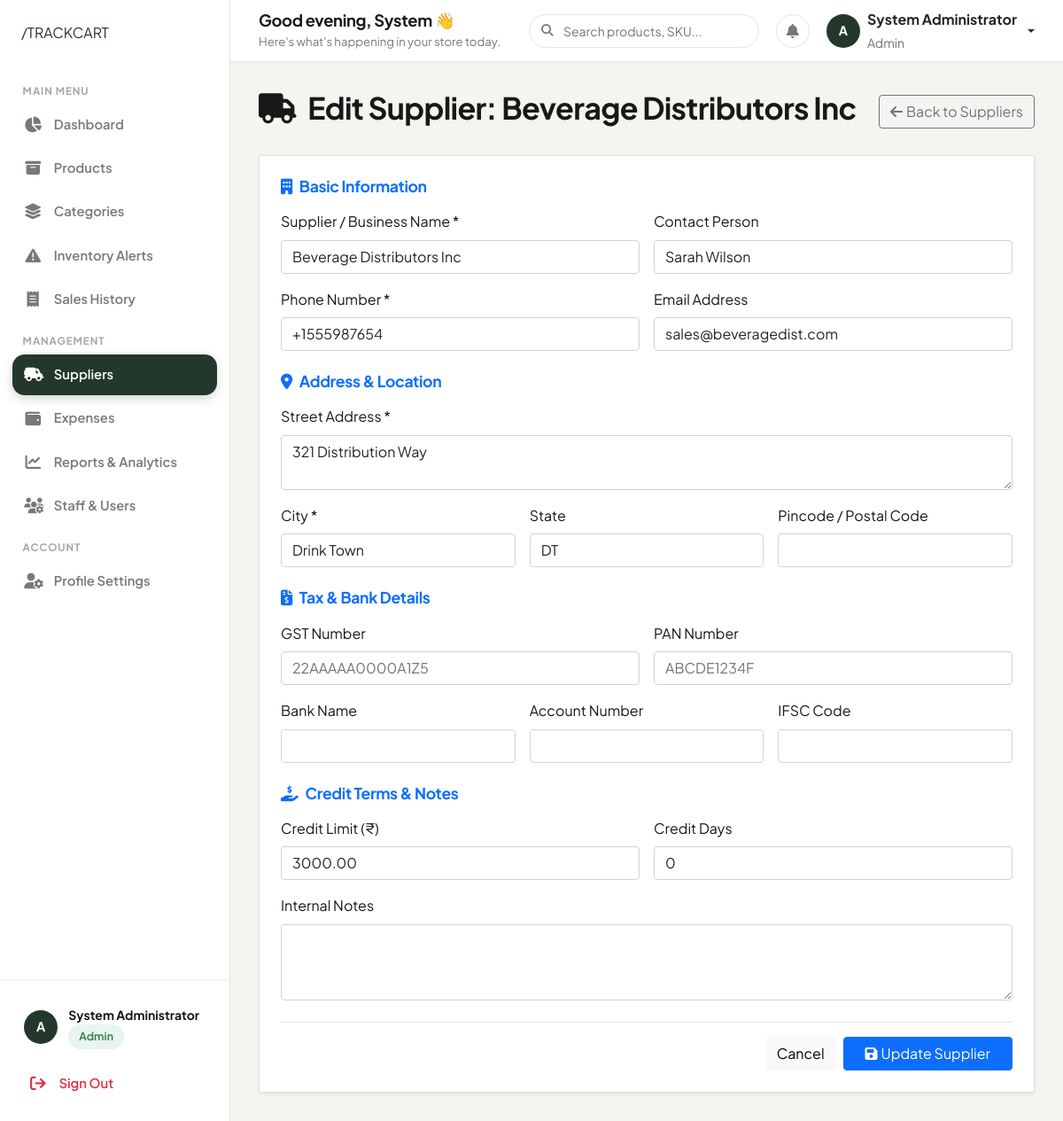
/suppliers/2/edit/ (signed in), run on the app's committed database.
### authentication/models.py (models this page shows, shortened)
class UserProfile(models.Model):
    ROLE_CHOICES = [
        ('admin', 'Admin'),
        ('staff', 'Staff'),
    ]
    user = models.OneToOneField(User, on_delete=models.CASCADE)
    role = models.CharField(max_length=10, choices=ROLE_CHOICES, default='staff')
    phone = models.CharField(max_length=15, blank=True, null=True)
    address = models.TextField(blank=True, null=True)
    created_at = models.DateTimeField(auto_now_add=True)
    updated_at = models.DateTimeField(auto_now=True)
    @property
    def is_admin(self):
        return self.role == 'admin'

### suppliers/models.py (models this page shows, shortened)
class Supplier(models.Model):
    name = models.CharField(max_length=200)
    contact_person = models.CharField(max_length=100, blank=True, null=True)
    phone_regex = RegexValidator(regex=r'^\+?1?\d{9,15}$', message="Phone number must be entered in the format: '+999999999'. Up to 15 digits allowed.")
    phone = models.CharField(validators=[phone_regex], max_length=17)
    email = models.EmailField(blank=True, null=True)
    address = models.TextField()
    city = models.CharField(max_length=100)
    state = models.CharField(max_length=100, blank=True, null=True)
    pincode = models.CharField(max_length=10, blank=True, null=True)
    gst_number = models.CharField(max_length=15, blank=True, null=True, help_text="GST Registration Number")
    pan_number = models.CharField(max_length=10, blank=True, null=True, help_text="PAN Number")
    bank_name = models.CharField(max_length=100, blank=True, null=True)
    account_number = models.CharField(max_length=20, blank=True, null=True)
    ifsc_code = models.CharField(max_length=11, blank=True, null=True)
    credit_limit = models.DecimalField(max_digits=10, decimal_places=2, default=0, help_text="Credit limit for this supplier")
    credit_days = models.IntegerField(default=0, help_text="Credit payment days")
    notes = models.TextField(blank=True, null=True)
    is_active = models.BooleanField(default=True)
    created_by = models.ForeignKey(User, on_delete=models.PROTECT)
    created_at = models.DateTimeField(auto_now_add=True)
    updated_at = models.DateTimeField(auto_now=True)
    class Meta:
        ordering = ['name']

### suppliers/views.py (the view, shortened to what this page needs)
# urls.py: path('<int:supplier_id>/edit/', views.supplier_edit, name='supplier_edit'),
@login_required
@user_passes_test(is_admin)
def supplier_edit(request, supplier_id):
    supplier = get_object_or_404(Supplier, id=supplier_id)
    return render(request, 'suppliers/supplier_form.html', {'supplier': supplier})

### templates/suppliers/supplier_form.html (shortened to what this page needs)
{% extends 'base.html' %}
{% block content %}
<div class="d-flex justify-content-between align-items-center mb-4">
    <h2>
        <i class="fas fa-truck me-2"></i>
        {% if supplier %}Edit Supplier: {{ supplier.name }}{% else %}Add New Supplier{% endif %}
    </h2>
    <a href="{% url 'suppliers:supplier_list' %}" class="btn btn-outline-secondary">
        <i class="fas fa-arrow-left me-1"></i>Back to Suppliers
    </a>
</div>
<div class="card shadow-sm">
    <div class="card-body p-4">
        <form method="post">
            <h5 class="text-primary mb-3"><i class="fas fa-building me-2"></i>Basic Information</h5>
            <div class="row g-3 mb-4">
                <div class="col-md-6">
                    <label for="name" class="form-label">Supplier / Business Name *</label>
                    <input type="text" class="form-control" id="name" name="name" value="{{ supplier.name|default:'' }}" required>
                </div>
                <div class="col-md-6">
                    <label for="contact_person" class="form-label">Contact Person</label>
                    <input type="text" class="form-control" id="contact_person" name="contact_person" value="{{ supplier.contact_person|default:'' }}">
                </div>
                <div class="col-md-6">
                    <label for="phone" class="form-label">Phone Number *</label>
                    <input type="text" class="form-control" id="phone" name="phone" value="{{ supplier.phone|default:'' }}" required placeholder="+919876543210">
                </div>
                <div class="col-md-6">
                    <label for="email" class="form-label">Email Address</label>
                    <input type="email" class="form-control" id="email" name="email" value="{{ supplier.email|default:'' }}">
                </div>
            </div>
            <h5 class="text-primary mb-3"><i class="fas fa-map-marker-alt me-2"></i>Address & Location</h5>
            <div class="row g-3 mb-4">
                <div class="col-12">
                    <label for="address" class="form-label">Street Address *</label>
                    <textarea class="form-control" id="address" name="address" rows="2" required>{{ supplier.address|default:'' }}</textarea>
                </div>
                <div class="col-md-4">
                    <label for="city" class="form-label">City *</label>
                    <input type="text" class="form-control" id="city" name="city" value="{{ supplier.city|default:'' }}" required>
                </div>
                <div class="col-md-4">
                    <label for="state" class="form-label">State</label>
                    <input type="text" class="form-control" id="state" name="state" value="{{ supplier.state|default:'' }}">
                </div>
                <div class="col-md-4">
                    <label for="pincode" class="form-label">Pincode / Postal Code</label>
                    <input type="text" class="form-control" id="pincode" name="pincode" value="{{ supplier.pincode|default:'' }}">
                </div>
            </div>
            <h5 class="text-primary mb-3"><i class="fas fa-file-invoice-dollar me-2"></i>Tax & Bank Details</h5>
            <div class="row g-3 mb-4">
                <div class="col-md-6">
                    <label for="gst_number" class="form-label">GST Number</label>
                    <input type="text" class="form-control" id="gst_number" name="gst_number" value="{{ supplier.gst_number|default:'' }}" placeholder="22AAAAA0000A1Z5">
                </div>
                <div class="col-md-6">
                    <label for="pan_number" class="form-label">PAN Number</label>
                    <input type="text" class="form-control" id="pan_number" name="pan_number" value="{{ supplier.pan_number|default:'' }}" placeholder="ABCDE1234F">
                </div>
                <div class="col-md-4">
                    <label for="bank_name" class="form-label">Bank Name</label>
                    <input type="text" class="form-control" id="bank_name" name="bank_name" value="{{ supplier.bank_name|default:'' }}">
                </div>
                <div class="col-md-4">
                    <label for="account_number" class="form-label">Account Number</label>
                    <input type="text" class="form-control" id="account_number" name="account_number" value="{{ supplier.account_number|default:'' }}">
                </div>
                <div class="col-md-4">
                    <label for="ifsc_code" class="form-label">IFSC Code</label>
                    <input type="text" class="form-control" id="ifsc_code" name="ifsc_code" value="{{ supplier.ifsc_code|default:'' }}">
                </div>
            </div>
            <h5 class="text-primary mb-3"><i class="fas fa-hand-holding-usd me-2"></i>Credit Terms & Notes</h5>
            <div class="row g-3 mb-4">
                <div class="col-md-6">
                    <label for="credit_limit" class="form-label">Credit Limit (₹)</label>
                    <input type="number" step="0.01" class="form-control" id="credit_limit" name="credit_limit" value="{{ supplier.credit_limit|default:'0.00' }}">
                </div>
                <div class="col-md-6">
                    <label for="credit_days" class="form-label">Credit Days</label>
                    <input type="number" class="form-control" id="credit_days" name="credit_days" value="{{ supplier.credit_days|default:'0' }}">
                </div>
                <div class="col-12">
                    <label for="notes" class="form-label">Internal Notes</label>
                    <textarea class="form-control" id="notes" name="notes" rows="3">{{ supplier.notes|default:'' }}</textarea>
                </div>
            </div>
            <div class="d-flex justify-content-end gap-2 pt-3 border-top">
                <a href="{% url 'suppliers:supplier_list' %}" class="btn btn-light">Cancel</a>
                <button type="submit" class="btn btn-primary px-4">
                    <i class="fas fa-save me-1"></i>{% if supplier %}Update Supplier{% else %}Save Supplier{% endif %}
                </button>
            </div>
        </form>
    </div>
</div>
{% endblock %}

### templates/components/sidebar.html (shortened to what this page needs)
{% load static %}
<aside class="sidebar">
    <div>
        <div class="sidebar-header">
            <a href="{% url 'home' %}" class="brand-slash-logo">
                /TRACKCART
            </a>
        </div>
        <ul class="sidebar-nav">
            <li class="sidebar-label">Main Menu</li>
            <li class="sidebar-item">
                <a href="{% url 'dashboard:dashboard' %}" class="sidebar-link {% if request.resolver_match.url_name == 'dashboard' %}active{% endif %}">
                    <i class="fas fa-chart-pie"></i>
                    <span>Dashboard</span>
                </a>
            </li>
            <li class="sidebar-item">
                <a href="{% url 'products:product_list' %}" class="sidebar-link ">
                    <i class="fas fa-box-archive"></i>
                    <span>Products</span>
                </a>
            </li>
            {% if user.userprofile.is_admin %}
            <li class="sidebar-item">
                <a href="{% url 'products:category_list' %}" class="sidebar-link {% if request.resolver_match.url_name == 'category_list' %}active{% endif %}">
                    <i class="fas fa-layer-group"></i>
                    <span>Categories</span>
                </a>
            </li>
            {% endif %}
            <li class="sidebar-item">
                <a href="{% url 'products:low_stock_alert' %}" class="sidebar-link {% if request.resolver_match.url_name == 'low_stock_alert' %}active{% endif %}">
                    <i class="fas fa-triangle-exclamation"></i>
                    <span>Inventory Alerts</span>
                </a>
            </li>
            <li class="sidebar-item">
                <a href="{% url 'sales:sale_list' %}" class="sidebar-link {% if 'sale' in request.resolver_match.url_name and request.resolver_match.url_name != 'sale_create' %}active{% endif %}">
                    <i class="fas fa-receipt"></i>
                    <span>Sales History</span>
                </a>
            </li>
            {% if user.userprofile.is_admin %}
            <li class="sidebar-label">Management</li>
            <li class="sidebar-item">
                <a href="{% url 'suppliers:supplier_list' %}" class="sidebar-link {% if 'supplier' in request.resolver_match.url_name %}active{% endif %}">
                    <i class="fas fa-truck-field"></i>
                    <span>Suppliers</span>
                </a>
            </li>
            <li class="sidebar-item">
                <a href="{% url 'expenses:expense_list' %}" class="sidebar-link {% if 'expense' in request.resolver_match.url_name %}active{% endif %}">
                    <i class="fas fa-wallet"></i>
                    <span>Expenses</span>
                </a>
            </li>
            <li class="sidebar-item">
                <a href="{% url 'dashboard:reports' %}" class="sidebar-link {% if request.resolver_match.url_name == 'reports' or request.resolver_match.url_name == 'analytics' %}active{% endif %}">
                    <i class="fas fa-chart-line"></i>
                    <span>Reports & Analytics</span>
                </a>
            </li>
            <li class="sidebar-item">
                <a href="{% url 'authentication:manage_users' %}" class="sidebar-link {% if request.resolver_match.url_name == 'manage_users' %}active{% endif %}">
                    <i class="fas fa-users-gear"></i>
                    <span>Staff & Users</span>
                </a>
            </li>
            {% endif %}
            <li class="sidebar-label">Account</li>
            <li class="sidebar-item">
                <a href="{% url 'authentication:profile' %}" class="sidebar-link {% if request.resolver_match.url_name == 'profile' %}active{% endif %}">
                    <i class="fas fa-user-gear"></i>
                    <span>Profile Settings</span>
                </a>
            </li>
        </ul>
    </div>
    <div class="sidebar-footer">
        <div class="sidebar-user-card mb-2">
            <div class="user-avatar">
                {{ user.username|slice:":1"|upper }}
            </div>
            <div class="user-info">
                <div class="user-name">{{ user.get_full_name|default:user.username }}</div>
                <div class="user-role-badge">
                    <span class="tc-badge {% if user.userprofile.is_admin %}tc-badge-success{% else %}tc-badge-neutral{% endif %}">
                        {{ user.userprofile.get_role_display }}
                    </span>
                </div>
            </div>
        </div>
        <a href="{% url 'authentication:logout' %}" class="sidebar-link text-danger">
            <i class="fas fa-arrow-right-from-bracket"></i>
            <span>Sign Out</span>
        </a>
    </div>
</aside>

### templates/components/topbar.html (shortened to what this page needs)
{% load static %}
<header class="dashboard-topbar">
    <div class="d-flex align-items-center gap-3">
        <div class="topbar-welcome">
            <h4>Good {% if now.hour < 12 %}morning{% elif now.hour < 17 %}afternoon{% else %}evening{% endif %}, {{ user.first_name|default:user.username }} 👋</h4>
            <p>Here's what's happening in your store today.</p>
        </div>
    </div>
    <div class="topbar-actions">
        <div class="search-box-custom">
            <i class="fas fa-magnifying-glass"></i>
            <input type="text" id="globalSearchInput" class="form-control-custom" placeholder="Search products, SKU...">
        </div>
        <a href="{% url 'products:low_stock_alert' %}" class="topbar-icon-btn" title="Stock Alerts">
            <i class="fas fa-bell"></i>
        </a>
        <div class="dropdown">
            <a href="#" class="d-flex align-items-center gap-2 text-decoration-none dropdown-toggle" id="userMenuDropdown" data-bs-toggle="dropdown" aria-expanded="false">
                <div class="user-avatar">
                    {{ user.username|slice:":1"|upper }}
                </div>
                <div class="d-none d-md-block text-start">
                    <div class="fw-bold text-dark fs-6 line-height-1">{{ user.get_full_name|default:user.username }}</div>
                    <small class="text-muted text-capitalize">{{ user.userprofile.role }}</small>
                </div>
            </a>
        </div>
    </div>
</header>

### data on the page
Supplier: name "Beverage Distributors Inc", contact_person "Sarah Wilson", phone "+1555987654", email "sales@beveragedist.com", address "321 Distribution Way", city "Drink Town", state "DT", credit_limit "3000.00", credit_days "0"

### other printed values
{{ user.username|slice:":1"|upper }} "A"
{{ user.get_full_name|default:user.username }} "System Administrator"
{{ user.userprofile.get_role_display }} "Admin"
{{ user.first_name|default:user.username }} "System"
{{ user.userprofile.role }} "Admin"
